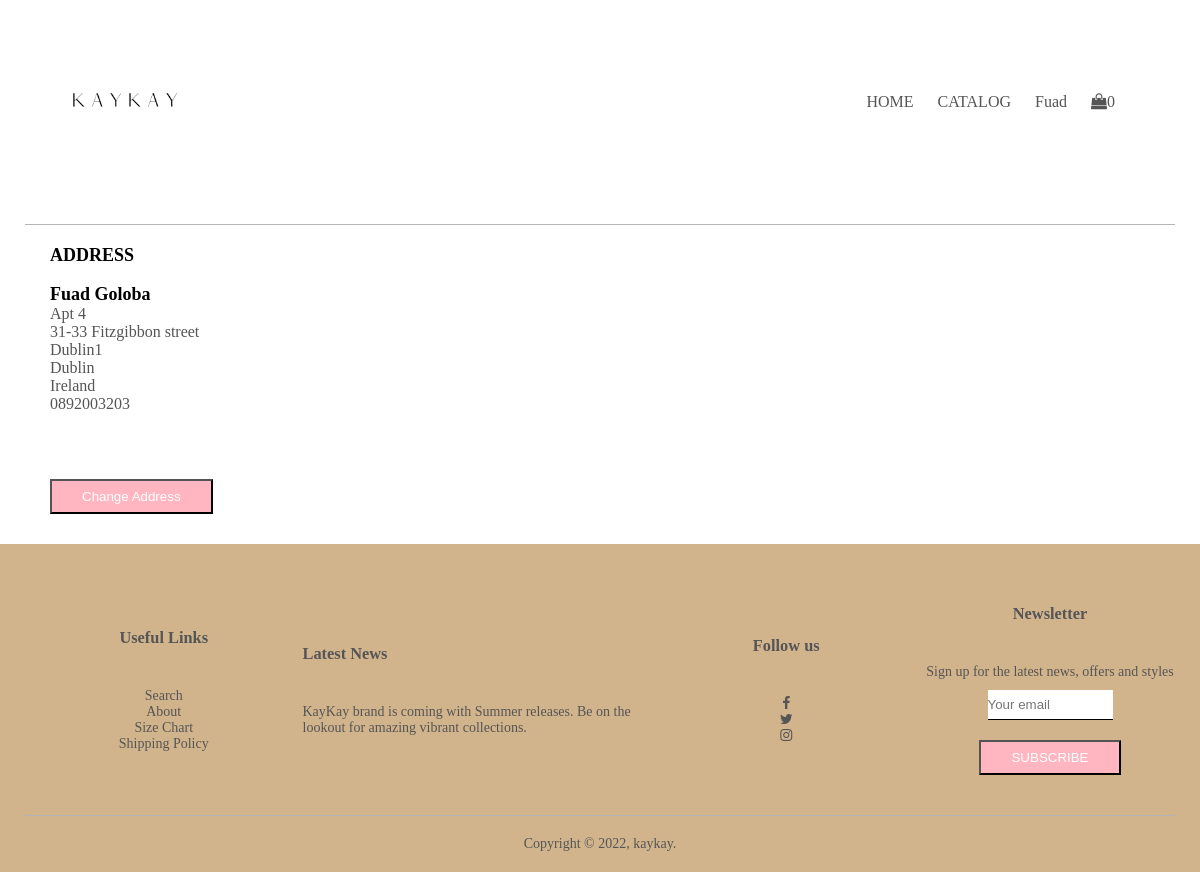
The app's page /address (signed in), older data.
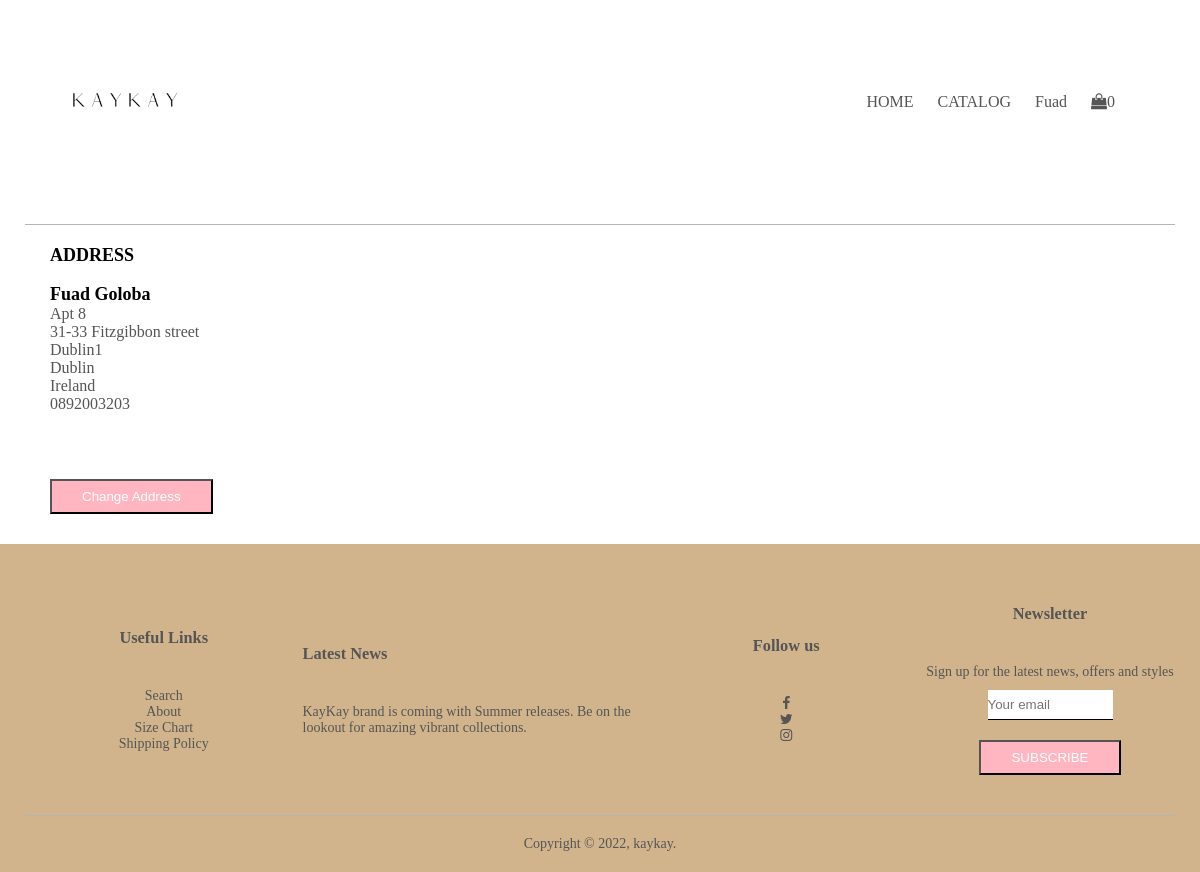
The same page, newer data.
### tables this page shows
CREATE TABLE users
    (id INTEGER PRIMARY KEY NOT NULL,
    hash TEXT NOT NULL,
    first_name VARCHAR NOT NULL,
    last_name VARCHAR NOT NULL,
    email TEXT NOT NULL,
    created_at DATETIME DEFAULT CURRENT_TIMESTAMP,
    address_1 TEXT NOT NULL,
    address_2 TEXT NOT NULL,
    city VARCHAR NOT NULL,
    state VARCHAR NOT NULL,
    country VARCHAR NOT NULL,
    phone VARCHAR NOT NULL,
    mom_maiden_name VARCHAR NOT NULL,
    born_city VARCHAR NOT NULL);

### app.py (the view)
@app.route("/address")
@login_required
def address():
    user_info = get_user()
    return render_template("address.html", user_info=user_info)

### app.py (called while the page is built)
@app.after_request
def after_request(response):
    response.headers["Cache-Control"] = "no-cache, no-store, must-revalidate"
    response.headers["Expires"] = 0
    response.headers["Pragma"] = "no-cache"
    return response

### import_functions.py (called while the page is built)
def login_required(f):
    @wraps(f)
    def decorated_function(*args, **kwargs):
        print(session.get("user_id"))
        if session.get("user_id") is None or session.get("user_id") == 0:
            return redirect("/logon")
        return f(*args, **kwargs)
    return decorated_function

def get_user():
    user = db.execute("""SELECT *
                          FROM users
                          WHERE id = ?""",
                          session["user_id"])
    return user

### templates/address.html (shortened to what this page needs)
{% extends "layout.html" %}
{% block main %}
<div class="address-page">
    <div class="container">
        <div class="row">
                <div class="address">
                    <span> ADDRESS </span>
                    <br></br>
                    {% for user in user_info %}
                    <span> {{ user["first_name"] }} {{ user["last_name"] }}</span>
                    <p> {{ user["address_1"] }}</p>
                    <p> {{ user["address_2"] }}</p>
                    <p> {{ user["city"] }}</p>
                    <p> {{ user["state"] }}</p>
                    <p> {{ user["country"] }}</p>
                    <p> {{ user["phone"] }}</p>
                    {% endfor %}
                    <br></br>
                    <a href="/changeAddress"><button type="submit" class="btn-2">Change Address</button></a>
                </div>
            </div>
        </div>
    </div>
</div>
{% endblock %}

### templates/layout.html (shortened to what this page needs)
<!DOCTYPE html>
<html lang="en">
<head>
    <link href="/static/CSS/style.css" rel="stylesheet">
    <link href="https://stackpath.bootstrapcdn.com/font-awesome/4.7.0/css/font-awesome.min.css" rel="stylesheet">
    <link rel='stylesheet' href='https://cdnjs.cloudflare.com/ajax/libs/font-awesome/4.7.0/css/font-awesome.min.css'>
</head>
<body>
    <div class="container">
        <div class="navbar">
            <div class="logo">
                <a href="/"><img src="/static/images/kb2.PNG" width="160px"></a>
            </div>
            <nav>
                {% if session["user_id"] %}
                <ul id="MenuItems">
                    <li><a href="/">HOME</a></li>
                    <li><a href="/catalog">CATALOG</a></li>
                    <li><a href="/profile">{{ session["first_name"] }}</a></li>
                    <li><a href="/cart"><i class='fa fa-shopping-bag'></i>{{ session["cart"] | length }}</a><li>
                </ul>
                {% endif %}
            </nav>
        </div>
        <hr>
        <main class="container-fluid py-5 text-center">
            {% block main %}{% endblock %}
    <div class="footer">
        <div class="container">
            <div class="row">
                <div class="footer-col-1">
                    <h3>Useful Links</h3>
                    <ul>
                        <li><a href="">Search</a></li>
                        <li><a href="">About</a></li>
                        <li>Size Chart</li>
                        <li>Shipping Policy</li>
                    </ul>
                </div>
                <div class="footer-col-2">
                    <h3>Latest News</h3>
                    <p>KayKay brand is coming with Summer releases. Be on the lookout for amazing vibrant collections.
                </div>
                <div class="footer-col-3">
                    <h3>Follow us</h3>
                    <ul>
                        <li><a href=""><i class='fa fa-facebook'></i></a></li>
                        <li><a href=""><i class='fa fa-twitter'></i></a></li>
                        <li><a href=""><i class='fa fa-instagram'></i></a></li>
                    </ul>
                </div>
                <div class="footer-col-4">
                    <h3>Newsletter</h3>
                    <p> Sign up for the latest news, offers
                        and styles</p>
                    <form action="/subscribe" method="post">
                        <div class="mb-3">
                            <input autocomplete="off" class="form-control mx-auto w-auto" id="email" name="email" placeholder="Your email" type="text" required>
                        </div>
                        <div>
                        <button class="btn2" type="submit">SUBSCRIBE</button>
                        </div>
                    </form>
                </div>
            </div>
            <hr>
            <p class="copyright">Copyright © 2022, kaykay.</p>
        </div>
    </div>
</body>
</html>

Row changes from the older to the newer data that the page shows:
changed users "Fuad": address_1 "Apt 4" → "Apt 8"
